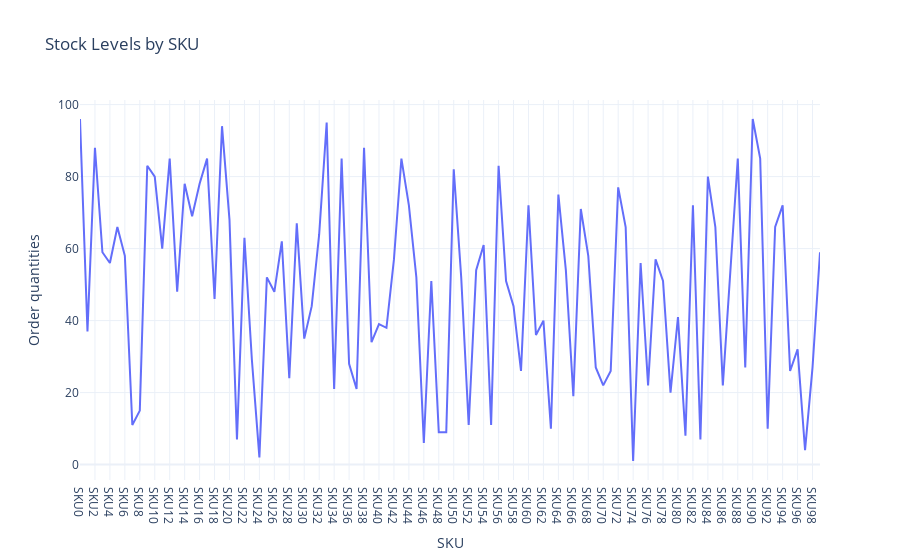

This figure's notebook cell:
### Code cell
stock_chart = px.line(df, x='SKU',
                      y='Order quantities',
                      title='Stock Levels by SKU')
stock_chart.show()

### Figure 1 — Plotly figure (JSON) as saved in the notebook; plotly's stock layout.template omitted (floating-point values rounded to 4 significant figures)
{"data": [{"hovertemplate": "SKU=%{x}<br>Order quantities=%{y}<extra></extra>", "legendgroup": "", "line": {"color": "#636efa", "dash": "solid"}, "marker": {"symbol": "circle"}, "mode": "lines", "name": "", "orientation": "v", "showlegend": false, "type": "scatter", "x": ["SKU0", "SKU1", "SKU2", "SKU3", "SKU4", "SKU5", "SKU6", "SKU7", "SKU8", "SKU9", "SKU10", "SKU11", "SKU12", "SKU13", "SKU14", "SKU15", "SKU16", "SKU17", "SKU18", "SKU19", "SKU20", "SKU21", "SKU22", "SKU23", "SKU24", "SKU25", "SKU26", "SKU27", "SKU28", "SKU29", "SKU30", "SKU31", "SKU32", "SKU33", "SKU34", "SKU35", "SKU36", "SKU37", "SKU38", "SKU39", "SKU40", "SKU41", "SKU42", "SKU43", "SKU44", "SKU45", "SKU46", "SKU47", "SKU48", "SKU49", "SKU50", "SKU51", "SKU52", "SKU53", "SKU54", "SKU55", "SKU56", "SKU57", "SKU58", "SKU59", "SKU60", "SKU61", "SKU62", "SKU63", "SKU64", "SKU65", "SKU66", "SKU67", "SKU68", "SKU69", "SKU70", "SKU71", "SKU72", "SKU73", "SKU74", "SKU75", "SKU76", "SKU77", "SKU78", "SKU79", "SKU80", "SKU81", "SKU82", "SKU83", "SKU84", "SKU85", "SKU86", "SKU87", "SKU88", "SKU89", "SKU90", "SKU91", "SKU92", "SKU93", "SKU94", "SKU95", "SKU96", "SKU97", "SKU98", "SKU99"], "xaxis": "x", "y": [96, 37, 88, 59, 56, 66, 58, 11, 15, 83, 80, 60, 85, 48, 78, 69, 78, 85, 46, 94, 68, 7, 63, 29, 2, 52, 48, 62, 24, 67, 35, 44, 64, 95, 21, 85, 28, 21, 88, 34, 39, 38, 57, 85, 72, 52, 6, 51, 9, 9, 82, 52, 11, 54, 61, 11, 83, 51, 44, 26, 72, 36, 40, 10, 75, 54, 19, 71, 58, 27, 22, 26, 77, 66, 1, 56, 22, 57, 51, 20, 41, 8, 72, 7, 80, 66, 22, 55, 85, 27, 96, 85, 10, 66, 72, 26, 32, 4, 27, 59], "yaxis": "y"}], "layout": {"legend": {"tracegroupgap": 0}, "title": {"text": "Stock Levels by SKU"}, "xaxis": {"anchor": "y", "domain": [0, 1], "title": {"text": "SKU"}}, "yaxis": {"anchor": "x", "domain": [0, 1], "title": {"text": "Order quantities"}}}}
